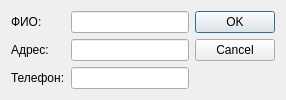
<?xml version="1.0" encoding="UTF-8"?>
<ui version="4.0">
 <class>EditRecordForm</class>
 <widget class="QDialog" name="EditRecordForm">
  <property name="geometry">
   <rect>
    <x>0</x>
    <y>0</y>
    <width>286</width>
    <height>90</height>
   </rect>
  </property>
  <property name="windowTitle">
   <string>Добавить новую запись</string>
  </property>
  <layout class="QGridLayout" name="gridLayout">
   <item row="0" column="0">
    <widget class="QLabel" name="label">
     <property name="text">
      <string>ФИО:</string>
     </property>
     <property name="buddy">
      <cstring>nameEdit</cstring>
     </property>
    </widget>
   </item>
   <item row="0" column="1">
    <widget class="QLineEdit" name="nameEdit"/>
   </item>
   <item row="0" column="2" rowspan="3">
    <widget class="QDialogButtonBox" name="buttonBox">
     <property name="orientation">
      <enum>Qt::Vertical</enum>
     </property>
     <property name="standardButtons">
      <set>QDialogButtonBox::Cancel|QDialogButtonBox::Ok</set>
     </property>
    </widget>
   </item>
   <item row="1" column="0">
    <widget class="QLabel" name="label_2">
     <property name="text">
      <string>Адрес:</string>
     </property>
     <property name="buddy">
      <cstring>adressEdit</cstring>
     </property>
    </widget>
   </item>
   <item row="1" column="1">
    <widget class="QLineEdit" name="adressEdit"/>
   </item>
   <item row="2" column="0">
    <widget class="QLabel" name="label_3">
     <property name="text">
      <string>Телефон:</string>
     </property>
     <property name="buddy">
      <cstring>phoneEdit</cstring>
     </property>
    </widget>
   </item>
   <item row="2" column="1">
    <widget class="QLineEdit" name="phoneEdit"/>
   </item>
  </layout>
 </widget>
 <resources/>
 <connections>
  <connection>
   <sender>buttonBox</sender>
   <signal>accepted()</signal>
   <receiver>EditRecordForm</receiver>
   <slot>accept()</slot>
   <hints>
    <hint type="sourcelabel">
     <x>248</x>
     <y>254</y>
    </hint>
    <hint type="destinationlabel">
     <x>157</x>
     <y>274</y>
    </hint>
   </hints>
  </connection>
  <connection>
   <sender>buttonBox</sender>
   <signal>rejected()</signal>
   <receiver>EditRecordForm</receiver>
   <slot>reject()</slot>
   <hints>
    <hint type="sourcelabel">
     <x>316</x>
     <y>260</y>
    </hint>
    <hint type="destinationlabel">
     <x>286</x>
     <y>274</y>
    </hint>
   </hints>
  </connection>
 </connections>
</ui>
